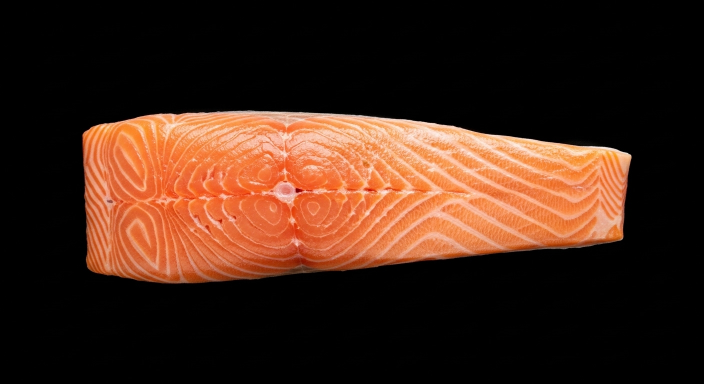
#> input picture fish_fillet_black.png, 704 x 384 px, found by its file name
$ python tracing.py
#> lines starting #> are read from the running program, lines starting #| are printed output that depends on the picture; after the words box and inside, x2 and y2 are one past the last pixel; in counts of white or black regions, pixels touching at a corner belong together
import cv2
import numpy as np
import os

# --------------------------------------------------
# Settings
# --------------------------------------------------
image_path = "TEL330_fish_tracking/fish_fillet_black.png"
output_video = "tracked_simulation.mp4"

num_frames = 60
dx_per_frame = 4     # horizontal conveyor movement
dy_per_frame = 1     # vertical movement if you want slight drift
fps = 10

search_margin = 35
template_pad = 12

# --------------------------------------------------
# Helper functions
# --------------------------------------------------
def shift_image(image, dx, dy):
    h, w = image.shape[:2]
    M = np.float32([[1, 0, dx], [0, 1, dy]])
    shifted = cv2.warpAffine(
        image, M, (w, h),
        flags=cv2.INTER_LINEAR,
        borderMode=cv2.BORDER_CONSTANT,
        borderValue=(0, 0, 0)
    )
    return shifted

def add_motion_blur(image, ksize=7):
    kernel = np.zeros((ksize, ksize), dtype=np.float32)
    kernel[ksize // 2, :] = 1.0 / ksize
    return cv2.filter2D(image, -1, kernel)

def add_gaussian_noise(image, sigma=4):
    noise = np.random.normal(0, sigma, image.shape).astype(np.float32)
    noisy = image.astype(np.float32) + noise
    return np.clip(noisy, 0, 255).astype(np.uint8)

# --------------------------------------------------
# Load image
# --------------------------------------------------
img = cv2.imread(image_path)
#> img is the input picture: shape (384, 704, 3); mean B, G, R 24.9, 38.6, 66.3
if img is None:
    raise FileNotFoundError(f"Could not load image: {image_path}")

h, w = img.shape[:2]
#> h = 384; w = 704
gray0 = cv2.cvtColor(img, cv2.COLOR_BGR2GRAY)

# --------------------------------------------------
# Detect circle in first frame
# --------------------------------------------------
_, fish_mask = cv2.threshold(gray0, 20, 255, cv2.THRESH_BINARY)
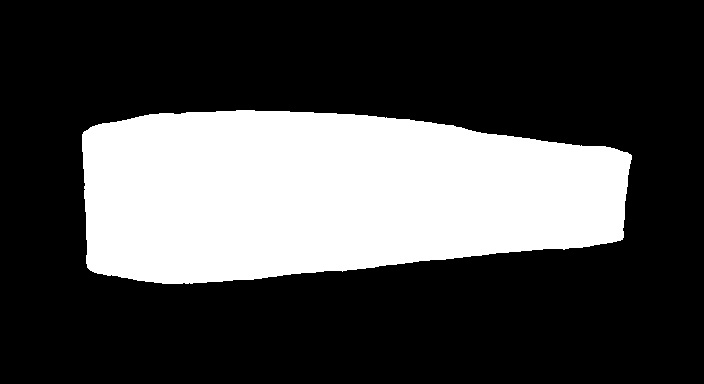
#> fish_mask: shape (384, 704); 28.7% white; 1 white region, box (x1, y1, x2, y2) and area: (82, 110, 632, 284) 77506
gray_masked = cv2.bitwise_and(gray0, fish_mask)

blur = cv2.GaussianBlur(gray_masked, (11, 11), 2)

circles = cv2.HoughCircles(
    blur,
    cv2.HOUGH_GRADIENT,
    dp=1.2,
    minDist=30,
    param1=80,
    param2=20,
    minRadius=2,
    maxRadius=12
)
#> circles = [[285, 191.4, 11.24]]

if circles is None:
    raise RuntimeError("No circles detected in first frame.")

circles = np.round(circles[0]).astype(int)
#> circles = [[285, 191, 11]]
x0, y0, r0 = circles[0]
#> x0 = 285; y0 = 191; r0 = 11
print(f"Initial circle detected at x={x0}, y={y0}, r={r0}")
#| Initial circle detected at x=285, y=191, r=11

# --------------------------------------------------
# Build template around detected circle
# --------------------------------------------------
x1 = max(0, x0 - r0 - template_pad)
#> x1 = 262
y1 = max(0, y0 - r0 - template_pad)
#> y1 = 168
x2 = min(w, x0 + r0 + template_pad)
#> x2 = 308
y2 = min(h, y0 + r0 + template_pad)
#> y2 = 214

template = gray0[y1:y2, x1:x2].copy()
template_h, template_w = template.shape[:2]
#> template_h = 46; template_w = 46

if template_h < 3 or template_w < 3:
    raise RuntimeError("Template region is too small.")

# --------------------------------------------------
# Generate simulated frames
# --------------------------------------------------
frames = []

rng = np.random.default_rng(42)
y_jitter = 0

for i in range(num_frames):
    dx = i * dx_per_frame

    # stronger wavy and drifting path
    y_wave = 18 * np.sin(i * 0.22) + 8 * np.sin(i * 0.07)
    y_jitter += rng.integers(-3, 4)
    y_jitter = np.clip(y_jitter, -20, 20)

    dy = int(y_wave + y_jitter)

    frame = shift_image(img, dx, dy)
    frame = add_motion_blur(frame, ksize=5)
    frame = add_gaussian_noise(frame, sigma=3)

    frames.append(frame)
#> this loop made 60 passes
#> pass 1, in shift_image, `shifted = cv2.warpAffine( image, M, (w, h), flags=cv2.INTER_LINEAR, bo..`:
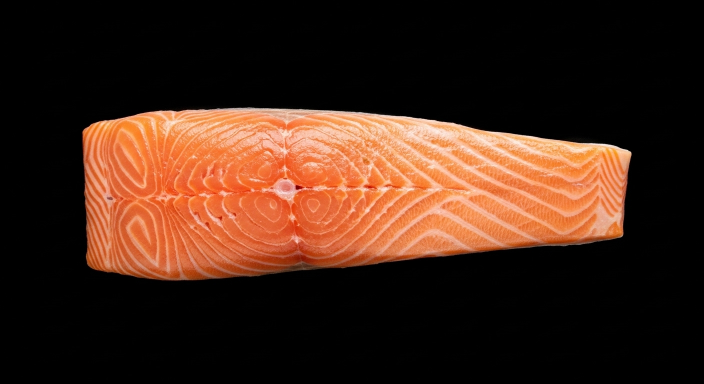
#> shifted: shape (384, 704, 3); mean B, G, R 24.9, 38.6, 66.3
#> after the loop, frames = 60 items; y_jitter = 12

# --------------------------------------------------
# Prepare video writer
# --------------------------------------------------
fourcc = cv2.VideoWriter_fourcc(*"mp4v")
writer = cv2.VideoWriter(output_video, fourcc, fps, (w, h))

if not writer.isOpened():
    raise RuntimeError("Could not open video writer.")

# --------------------------------------------------
# Track circle and draw path
# --------------------------------------------------
prev_x, prev_y = x0, y0
#> prev_x = 285; prev_y = 191
track_points = []

for i, frame in enumerate(frames):
    gray = cv2.cvtColor(frame, cv2.COLOR_BGR2GRAY)

    # Search only near previous location
    sx1 = max(0, prev_x - search_margin - template_w // 2)
    sy1 = max(0, prev_y - search_margin - template_h // 2)
    sx2 = min(w, prev_x + search_margin + template_w // 2)
    sy2 = min(h, prev_y + search_margin + template_h // 2)

    search_region = gray[sy1:sy2, sx1:sx2]

    if search_region.shape[0] >= template_h and search_region.shape[1] >= template_w:
        result = cv2.matchTemplate(search_region, template, cv2.TM_CCOEFF_NORMED)
        _, max_val, _, max_loc = cv2.minMaxLoc(result)

        match_x = sx1 + max_loc[0] + template_w // 2
        match_y = sy1 + max_loc[1] + template_h // 2

        prev_x, prev_y = match_x, match_y
        score = max_val
    else:
        match_x, match_y = prev_x, prev_y
        score = 0.0

    track_points.append((match_x, match_y))

    # Draw tracked circle
    out = frame.copy()
    cv2.circle(out, (match_x, match_y), r0, (0, 255, 0), 2)
    cv2.circle(out, (match_x, match_y), 2, (0, 0, 255), 3)

    # Draw trail line of all tracked positions
    if len(track_points) > 1:
        pts = np.array(track_points, dtype=np.int32).reshape((-1, 1, 2))
        cv2.polylines(out, [pts], isClosed=False, color=(255, 0, 0), thickness=2)

    # Add some text
    cv2.putText(
        out,
        f"Frame: {i+1}/{num_frames}",
        (10, 25),
        cv2.FONT_HERSHEY_SIMPLEX,
        0.7,
        (255, 255, 255),
        2
    )
    cv2.putText(
        out,
        f"Match score: {score:.2f}",
        (10, 55),
        cv2.FONT_HERSHEY_SIMPLEX,
        0.7,
        (255, 255, 255),
        2
    )

    writer.write(out)
#> this loop made 60 passes
#> (sx1, sy1, sx2, sy2, max_val, max_loc, match_x, match_y) on passes 2 to 4: (227, 130, 343, 246, 0.945, (39, 41), 289, 194), (231, 136, 347, 252, 0.945, (39, 40), 293, 199), (235, 141, 351, 257, 0.946, (39, 39), 297, 203)
#> (sx1, sy1, sx2, sy2, max_val, max_loc, match_x, match_y) on passes 1, 5, 6, 7, 8, 9: (227, 133, 343, 249, 0.946, (35, 32), 285, 188), (239, 145, 355, 261, 0.946, (39, 39), 301, 207), (243, 149, 359, 265, 0.945, (39, 40), 305, 212), (247, 154, 363, 270, 0.946, (39, 34), 309, 211), (251, 153, 367, 269, 0.946, (39, 37), 313, 213), (255, 155, 371, 271, 0.946, (39, 33), 317, 211)
#> pass 1, `gray = cv2.cvtColor(frame, cv2.COLOR_BGR2GRAY)`:
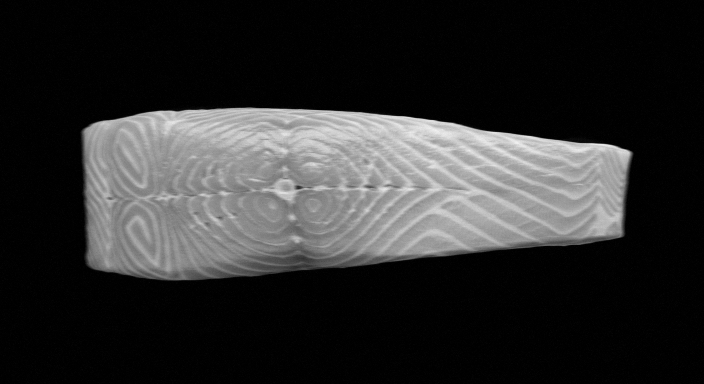
#> gray: shape (384, 704); min 0, max 241, mean 45.8
#> pass 1, `result = cv2.matchTemplate(search_region, template, cv2.TM_CCOEFF_NORM..`:
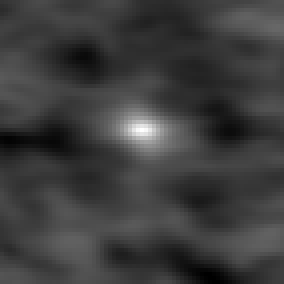
#> result: shape (71, 71) float32 (shown 4 times larger); min -0.286, max 0.946, mean 0.0112; drawn with min black and max white
#> after the loop:
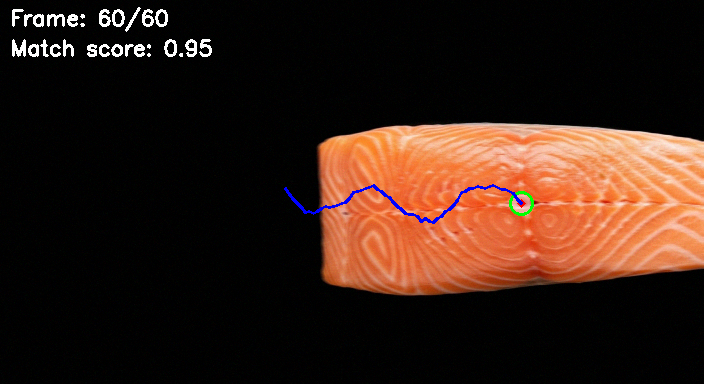
#> out: shape (384, 704, 3); mean B, G, R 22.1, 31.8, 53.3
#> after the loop:
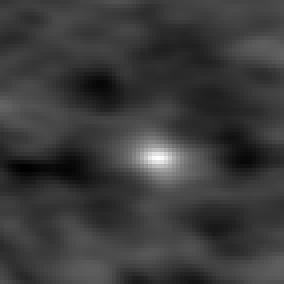
#> result: shape (71, 71) float32 (shown 4 times larger); min -0.269, max 0.946, mean 0.0133; drawn with min black and max white
#> after the loop:
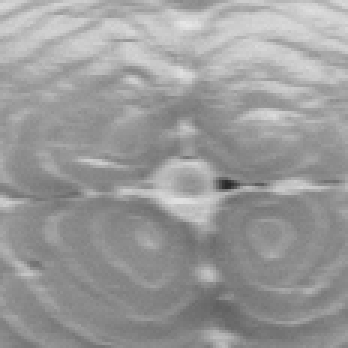
#> search_region: shape (116, 116) (shown 3 times larger); min 41, max 230, mean 154.4

writer.release()
print(f"Saved video to: {os.path.abspath(output_video)}")
